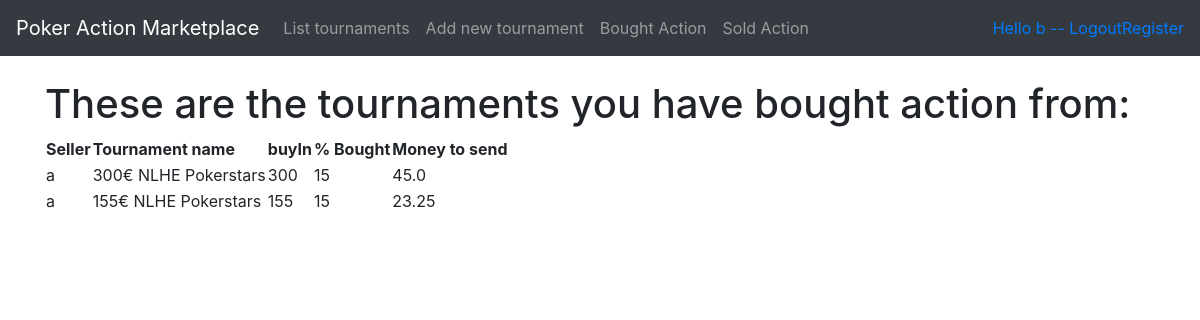
Page /tournaments/bought (signed in) on the earlier database version.
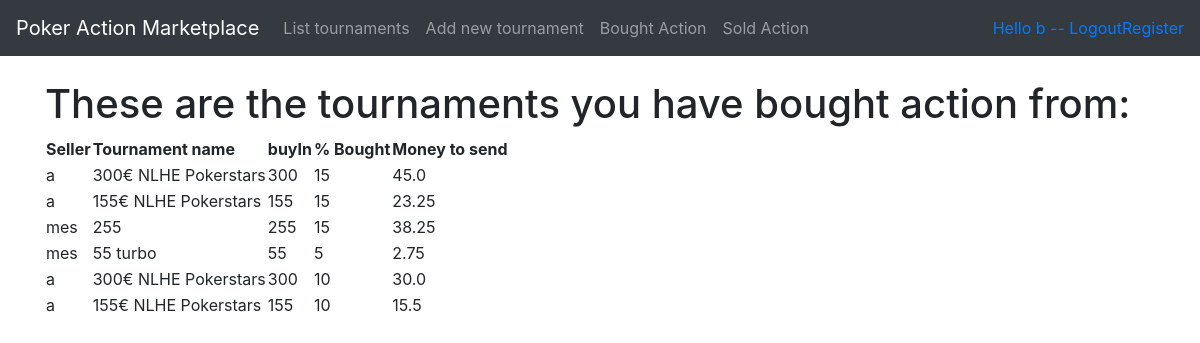
Same page on the later database version.
### application/tournamentPackages/models.py (models this page shows, shortened)
class BoughtActionFromTournament(Base):
    tournament_package_id = db.Column(db.Integer, db.ForeignKey('tournament_package.id'), nullable=False)
    seller_name = db.Column(db.String(144), nullable=False)
    buyer_id = db.Column(db.Integer, db.ForeignKey('account.id'), nullable=False)
    actionboughtpct = db.Column(db.Integer, nullable=False)

class TournamentPackage(Base):
    tournament = db.Column(db.String(144), nullable=False)
    buyin = db.Column(db.Integer, nullable=False)
    pcttobesold = db.Column(db.Integer, nullable=False)
    pctleft = db.Column(db.Integer, nullable=False)
    account_id = db.Column(db.Integer, db.ForeignKey('account.id'), nullable=False)
    @staticmethod
    def tournaments_bought_action_from(id):
        stmt = text("SELECT bought_action_from_tournament.seller_name, tournament_package.tournament, tournament_package.buyIn, bought_action_from_tournament.actionboughtpct FROM account"
                " LEFT JOIN bought_action_from_tournament ON account.id = bought_action_from_tournament.buyer_id"
                " LEFT JOIN tournament_package ON bought_action_from_tournament.tournament_package_id = tournament_package.id"
                " WHERE bought_action_from_tournament.buyer_id = {}".format(id))
        res = db.engine.execute(stmt)
        asAnArray = []
        for row in res:
            temp = list(row)
            asAnArray.append(temp)
        return asAnArray

### application/tournamentPackages/views.py (the view)
@app.route('/tournaments/bought', methods=["GET"])
@login_required
def show_purchased_tournaments():
    boughtTournaments = TournamentPackage.tournaments_bought_action_from(current_user.id)
    print(type(boughtTournaments))
    for row in boughtTournaments:
        print(type(row))
        print(row)
    return render_template('tournaments/bought.html', boughtTournaments = boughtTournaments)
    return True

### application/__init__.py (called while the page is built)
@login_manager.user_loader
def load_user(user_id):
    return User.query.get(user_id)

### application/templates/tournaments/bought.html
{% extends "layout.html" %}
{% block body %}
<h1>These are the tournaments you have bought action from:</h1>
<table>
  <th>Seller</th>
  <th>Tournament name</th>
  <th>buyIn</th>
  <th>% Bought</th>
  <th>Money to send</th>
  {% for tournament in boughtTournaments %}
  <tr>
    <td>{{ tournament[0] }}</td>
    <td>{{ tournament[1] }}</td>
    <td>{{ tournament[2] }}</td>
    <td>{{ tournament[3] }}</td>
    <td>{{ (tournament[2]*(tournament[3]/100)) }}</td>
  </tr>
{% endfor %}
</table>
{% endblock %}

Differences in the rows shown:
added BoughtActionFromTournament: seller_name "mes", tournament "255", buyin "255", actionboughtpct "15"
added TournamentPackage: (tournament[2]*(tournament[3]/100)) "38.25"
added BoughtActionFromTournament: seller_name "mes", tournament "55 turbo", buyin "55", actionboughtpct "5"
added TournamentPackage: (tournament[2]*(tournament[3]/100)) "2.75"
added BoughtActionFromTournament: seller_name "a", tournament "300€ NLHE Pokerstars", buyin "300", actionboughtpct "10", {{ (tournament[2]*(tournament[3]/100)) }} "30.0"
added BoughtActionFromTournament: seller_name "a", tournament "155€ NLHE Pokerstars", buyin "155", actionboughtpct "10", {{ (tournament[2]*(tournament[3]/100)) }} "15.5"
